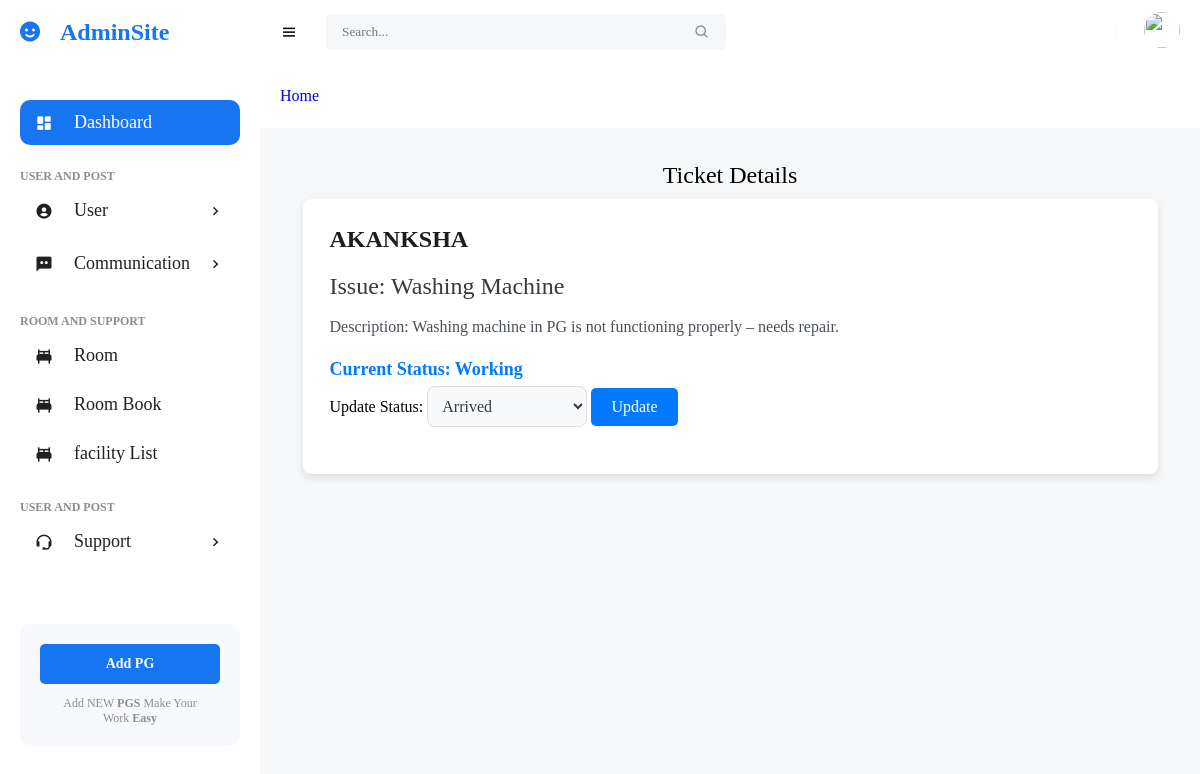
/ticket/ticket/4/ (signed in), run on the app's committed database.
### Ticket_Management/models.py (models this page shows, shortened)
class Ticket(models.Model):
    user = models.ForeignKey(User, on_delete=models.CASCADE)  # Ticket raised by a user
    issue_type = models.CharField(max_length=50, choices=ISSUE_CHOICES)  # Type of issue
    custom_issue = models.CharField(max_length=255, blank=True, null=True)  # Field for custom issues, optional
    description = models.TextField()  # Detailed description of the issue
    status = models.CharField(max_length=10, choices=STATUS_CHOICES, default='arrived')  # Current status of the ticket
    created_at = models.DateTimeField(auto_now_add=True)  # Timestamp when the ticket is created
    updated_at = models.DateTimeField(auto_now=True)  # Timestamp when the ticket is last updated

### Ticket_Management/views.py (the view)
# urls.py: path('ticket/<int:ticket_id>/', views.ticket_detail, name='ticket_detail'),
@login_required
def ticket_detail(request, ticket_id):
    ticket = get_object_or_404(Ticket, id=ticket_id)
    if request.method == 'POST':
        status = request.POST.get('status')
        ticket.status = status
        ticket.save()
        return redirect('ticket_detail', ticket_id=ticket_id)
    return render(request, 'support/ticket_detail.html', {'ticket': ticket})

### Admin_Management/templates/support/ticket_detail.html (shortened to what this page needs)
{% extends 'base.html' %}
{% load static %}
{% block content %}
<h2 class="main-heading">Ticket Details</h2>
<div class="media content-section">
    <div class="media-body">
        <div class="article-metadata">
            <h2>{{ ticket.user.username }}</h2>
        </div>
        <p class="article-title">Issue:
            {% if ticket.issue_type == 'other' %}
                {{ ticket.custom_issue }}
            {% else %}
                {{ ticket.get_issue_type_display }}
            {% endif %}
        </p>
        <p class="article-description">Description: {{ ticket.description }}</p>
        <p class="mod">Current Status: {{ ticket.status }}</p>
        <form method="post">
            <label for="status">Update Status:</label>
            <select name="status" class="status-dropdown">
                <option value="Arrived" {% if ticket.status == 'arrived' %}selected{% endif %}>Arrived</option>
            </select>
            <button type="submit" class="update-btn">Update</button>
        </form>
    </div>
</div>
{% endblock %}

### Admin_Management/static/admin_static/css/base.css (style rules this page uses)
* { font-family: 'Playfair Display', serif; margin: 0; padding: 0; box-sizing: border-box; }
:root { --grey: #f7f9fd; --dark-grey: #8D8D8D; --primary-color: #fff; --secondary-color: #212121; --green: #81D43A; --light-green: #E3FFCB; --blue: #1775F1; --light-blue: #dedede ; --dark-blue: #0C5FCD; --red: #FC3B56; --light-grey:#F5F7F8; --text-color:#717579; }
html { overflow-x: hidden; }
body { background: var(--light-grey); overflow-x: hidden; }
main form { margin-top: 6px; }

### Admin_Management/templates/support/ticket_detail.html (style rules this page uses)
.main-heading { margin: 10px; text-align: center; font-weight: 500; text-decoration: none; }
.media.content-section { padding: 3%; max-width: 95%; margin: auto; background-color: #fff; border-radius: 8px; box-shadow: 0 4px 8px rgba(0, 0, 0, 0.1); }
.media-body { display: flex; flex-direction: column; }
.article-metadata { display: flex; flex-direction: column; margin-bottom: 10px; }
.article-metadata h2 { font-weight: bold; margin: 0; text-transform: uppercase; color: #1c1e21; }
.article-title { font-size: 24px; color: #343a40; margin-top: 10px; margin-bottom: 15px; }
.article-description { font-size: 16px; line-height: 1.5; color: #495057; }
.mod { margin-top: 20px; font-size: 18px; color: #007bff; font-weight: bold; }
.status-dropdown { width: 100%; max-width: 20%; padding: 10px; font-size: 16px; color: #343a40; background-color: #f8f9fa; border: 1px solid #ddd; border-radius: 8px; margin-bottom: 20px; }
.update-btn { display: inline-block; padding: 10px 20px; font-size: 16px; color: #fff; background-color: #007bff; border: none; border-radius: 5px; cursor: pointer; transition: background-color 0.3s ease; }

### data on the page
Ticket: user.username "AKANKSHA", issue_type "Washing Machine", description "Washing machine in PG is not functioning properly – needs repair.", status "Working"
